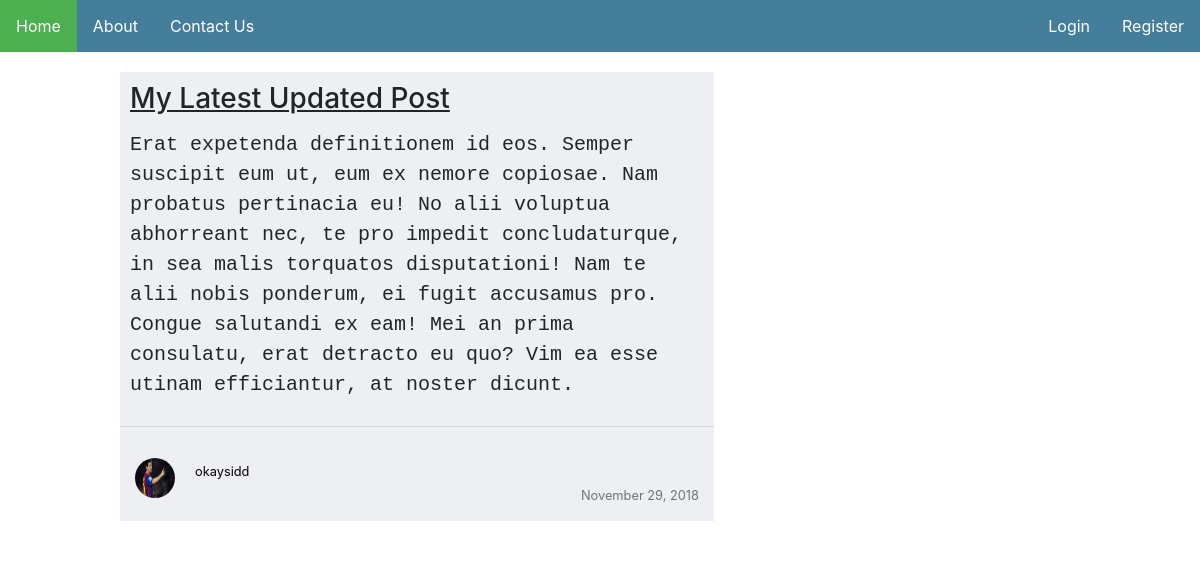
Page /post/32 on the committed database.
### blog/models.py (models this page shows, shortened)
class Post(models.Model):
    title = models.CharField(max_length=100)
    content = models.TextField()
    date_posted = models.DateTimeField(auto_now_add=True)
    author = models.ForeignKey(User, on_delete=models.CASCADE)

### users/models.py (models this page shows, shortened)
class Profile(models.Model):
    user = models.OneToOneField(User, on_delete=models.CASCADE)
    image = models.ImageField(default='default.jpeg', upload_to='profile_pics')

### blog/views.py (the view)
# urls.py: path('post/<int:pk>', PostDetailView.as_view(), name='post_detail'),
class PostDetailView(DetailView):
    model = Post

### blog/templates/blog/post_detail.html (shortened to what this page needs)
{% extends "blog/base.html" %}
{% block content %}
  <div class="clearfix" style="margin-left: 100px; width: 55%; float:left;">
    <div class="box" style="float:left; background-color:#edeff2; width: 90%;">
      <h3 align="left" style="height: 40px;">{{ object.title }}</h3>
      <p>{{ object.content }}</p>
      <hr>
      <div style="width: 100%; height: auto; overflow: hidden; padding: 15px">
            <a href="{% url 'user_posts' object.author.username %}">
              <img class="rounded-circle" style="float: left; width:40px; height:40px;" src="{{ post.author.profile.image.url }}">
            </a>
            <div style="width: 75%; float: left; padding-left: 20px;">
              <a style="color: black;" href="{% url 'user_posts' object.author.username %}"><small>{{ post.author }}</small></a>
            </div>
        <div style="float: right;"><small class="text-muted">{{ object.date_posted|date:'F d, Y' }}</small></div>
      </div>
    </div>
  </div>
{% endblock content %}

### blog/static/blog/main.css (style rules this page uses)
body { margin: 0; }
* { box-sizing: border-box; }
.box { margin: 20px; float: left; }
.clearfix::after { content: ""; clear: none; display: table; margin: auto; padding: 10px; }
h3, p, h5, h6 { padding: 10px; }
p { font-family: Monospace; font-size: 20px; }
h3 { text-decoration: underline; }

### rows in the picture
Post: title "My Latest Updated Post", content "Erat expetenda definitionem id eos. Semper suscipit eum ut, eum ex nemore copiosae. Nam probatus pertinacia eu! No alii voluptua abhorreant nec, te pro impedit concludaturque, in sea malis torquatos disputationi! Nam te alii nobis ponderum, ei fugit accusamus pro. Congue salutandi ex eam! Mei an prima consulatu, erat detracto eu quo? Vim ea esse utinam efficiantur, at noster dicunt.", author.profile.image (picture), author "okaysidd", date_posted "November 29, 2018"
